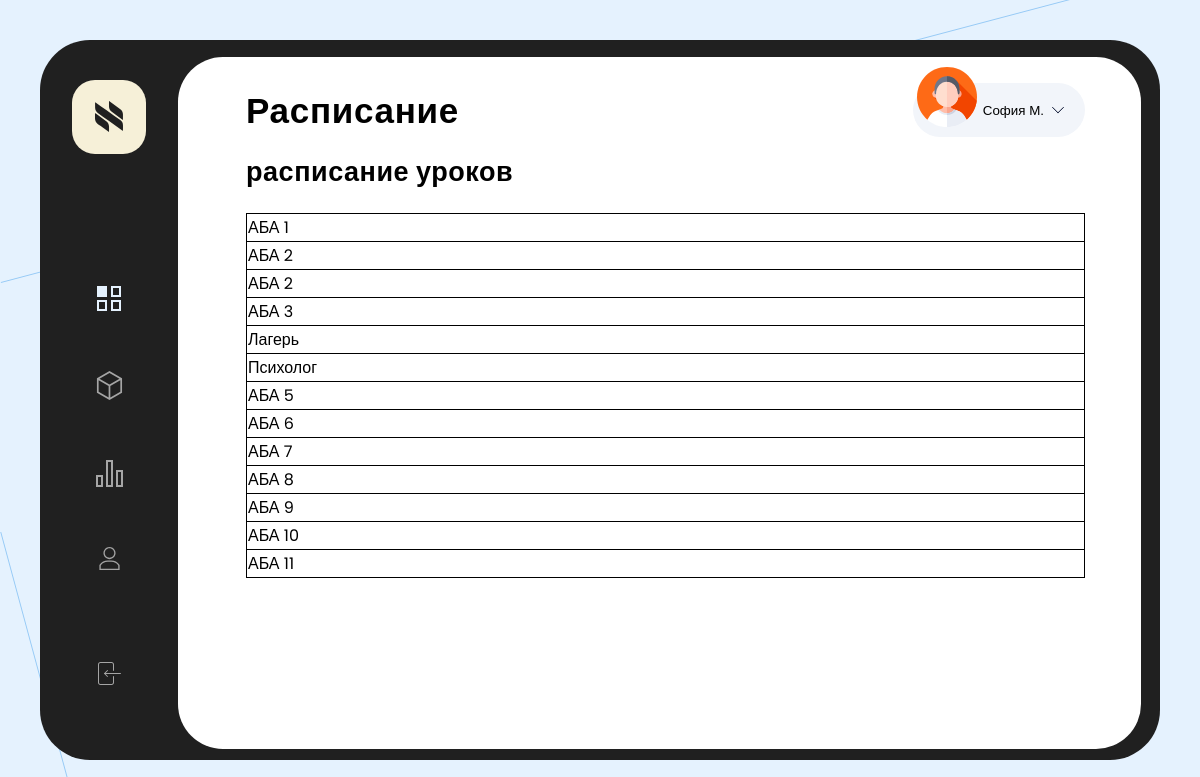
Page /4/ on the committed database.
### djLC_app1/models.py (models this page shows)
class Schedule(models.Model):
    type2 = models.ForeignKey(Category, verbose_name='Категория', on_delete=models.SET_NULL, null=True)
    date_beginning = models.DateTimeField(verbose_name='Время начало',auto_now_add=False, auto_now=False)
    date_end = models.DateTimeField(verbose_name='Время окончания',auto_now_add=False, auto_now=False)
    teacher = models.ManyToManyField(Teacher, verbose_name='Учитель')
    student = models.ManyToManyField(Student, verbose_name='Ученик')
    tutor = models.BooleanField(verbose_name='Куратор')
    class Meta:
        ordering = ['date_beginning']
        verbose_name = 'Расписание'
        verbose_name_plural = 'Расписание'

class Category(models.Model):
    name = models.TextField('Категория', max_length=150)
    def __str__(self):
        return self.name
    class Meta:
        verbose_name = 'Категория'
        verbose_name_plural = 'Категории'

### djLC_app1/views.py (the view)
# urls.py: path('4/', view4),
def view4(request):
    category = Category.objects.all()
    category1 = Category.objects.all().count()
    a = []
    for i in range(category1):
        schedule = Schedule.objects.filter(type2=category[i])
        a.append(schedule)
    return render(request, 'dj1/index4.html', {'schedule_list': schedule, 'category_list': category, 'schedule_list1':a})

### djLC_app1/templates/dj1/index4.html (shortened to what this page needs)
<!DOCTYPE html>
	{% load static %}
<html lang="en">
<head>
    <link rel="stylesheet" href="{% static '4/css/main.css'%}">
</head>
<body>
    <div class="dashboard">
			<div class="dashboard__nav">
				<nav class="nav">
					<div class="nav__logo">
						<a href="#" class="logo">
							<img src="{% static '3/img/nav-icons/logo.svg' %}" alt="Logo" />
						</a>
					</div>
					<div class="nav__icons">
						<ul class="nav__icons-list">
							<li>
								<a href="/"><img src="{% static '3/img/nav-icons/dashboard.svg' %}" alt="" /></a>
							</li>
							<li>
								<a href=""><img src="{% static '3/img/nav-icons/cube.svg' %}" alt="" /></a>
							</li>
							<li>
								<a href="/3/"><img src="{% static '3/img/nav-icons/charts.svg' %}" alt="" /></a>
							</li>
							<li>
								<a href="/2/"><img src="{% static '3/img/nav-icons/user.svg'%}" alt="" /></a>
							</li>
							<li class="nav__icons-list-last-icon">
								<a href="#"><img src="{% static '3/img/nav-icons/login.svg'%}" alt="" /></a>
							</li>
						</ul>
					</div>
				</nav>
			</div>
    <div class="dashboard__body">
		    <div class="dashboard__header">
					<h1 class="title-1">Расписание</h1>
					<div class="dashboard__header-icons">
						<div class="user-profile">
							<a href="#" class="user-profile__avatar">
								<img src="../../../static/3/img/top-icons/avatar.svg" alt="Avatar" />
							</a>
							<button class="user-profile__nav-button">София М.</button>
						</div>
					</div>
            </div>
            <div class="title-static">расписание уроков</div>
            <div class="table-SH">
                <table align='center'>
          {% for j in schedule_list1 %}
					{% for ni in j %}
	<tr>					<td> {{ ni.type2 }}
</td></tr>
		  			{% endfor %}
		  {% endfor %}
    </table>
            </div>
		</div>
</div>
</body>
</html>

### static/4/css/main.css (style rules this page uses)
* { box-sizing: border-box; }
body { position: relative; margin: 0; background-color: #e5f2fe; background-image: url("./../img/bg/bg-lines.svg"); font-family: 'Poppins', sans-serif; }
img { display: block; max-width: 100%; }
h1, h2, h3, h4, h5, h6, p { margin: 0; }
ul, li { margin: 0; padding: 0; list-style: none; }
a { text-decoration: none; }
button { padding: 0; border: none; background: none; cursor: pointer; }
.dashboard { position: fixed; top: 40px; bottom: 40px; left: 40px; right: 40px; display: flex; background: #202020; border-radius: 50px; }
.dashboard__nav { flex-shrink: 0; padding-top: 40px; padding-bottom: 75px; width: 138px; }
.dashboard__body { -webkit-box-flex: 1; flex-grow: 1; margin: 17px 19px 11px 0; padding: 26px 56px 54px 68px; background: #ffffff; border-radius: 45px; }
.dashboard__header { display: -webkit-box; display: flex; -webkit-box-pack: justify; justify-content: space-between; -webkit-box-align: center; align-items: center; margin-bottom: 15px; }
.dashboard__header-icons { display: -webkit-box; display: flex; }
.nav { display: -webkit-box; display: flex; -webkit-box-orient: vertical; -webkit-box-direction: normal; flex-direction: column; height: 100%; }
.nav__logo { margin-bottom: 132px; flex-shrink: 0; text-align: center; display: -webkit-box; display: flex; -webkit-box-pack: center; justify-content: center; }
.nav__icons { -webkit-box-flex: 1; flex-grow: 1; display: -webkit-box; display: flex; -webkit-box-orient: vertical; -webkit-box-direction: normal; flex-direction: column; -webkit-box-pack: justify; justify-content: space-between; }
ul.nav__icons-list { margin: 0; padding: 0; list-style: none; height: 100%; display: -webkit-box; display: flex; -webkit-box-orient: vertical; -webkit-box-direction: normal; flex-direction: column; -webkit-box-align: center; align-items: center; -webkit-box-pack: start; justify-content: flex-start; }
ul.nav__icons-list li { margin: 0; padding: 0; margin-bottom: 60px; }
ul.nav__icons-list li:last-child { margin-bottom: 0; }
ul.nav__icons-list li.nav__icons-list-last-icon { margin-top: auto; }
ul.nav__icons-list a { text-decoration: none; }
.user-profile { height: 54px; background: #f2f5fa; border-radius: 27px; display: -webkit-box; display: flex; transition: background-color 0.2s ease-in; }
.user-profile__avatar { margin-top: -16px; margin-left: 4px; margin-right: 6px; }
.user-profile__nav-button { position: relative; padding: 0; border: none; background: none; cursor: pointer; padding-right: 41px; }
.user-profile__nav-button::after { position: absolute; right: 21px; top: 50%; -webkit-transform: translateY(-50%); transform: translateY(-50%); display: block; content: ""; background-image: url("./../img/top-icons/arrow-down.svg"); width: 12px; height: 7px; }
.title-1 { font-weight: 700; font-size: 35px; letter-spacing: 0.02em; color: #000000; }
.title-static { font-weight: 600; font-size: 27px; letter-spacing: 0.02em; color: #000000; line-height: 1.5; padding-bottom: 20px }

### djLC_app1/templates/dj1/index4.html (style rules this page uses)
table, td, th { border: 1px solid black; border-collapse: collapse; }
table { width: 100%; }

### rows in the picture
Schedule: type2 "АБА 1"
Schedule: type2 "АБА 2"
Schedule: type2 "АБА 2"
Schedule: type2 "АБА 3"
Schedule: type2 "Лагерь"
Schedule: type2 "Психолог"
Schedule: type2 "АБА 5"
Schedule: type2 "АБА 6"
Schedule: type2 "АБА 7"
Schedule: type2 "АБА 8"
Schedule: type2 "АБА 9"
Schedule: type2 "АБА 10"
Schedule: type2 "АБА 11"
